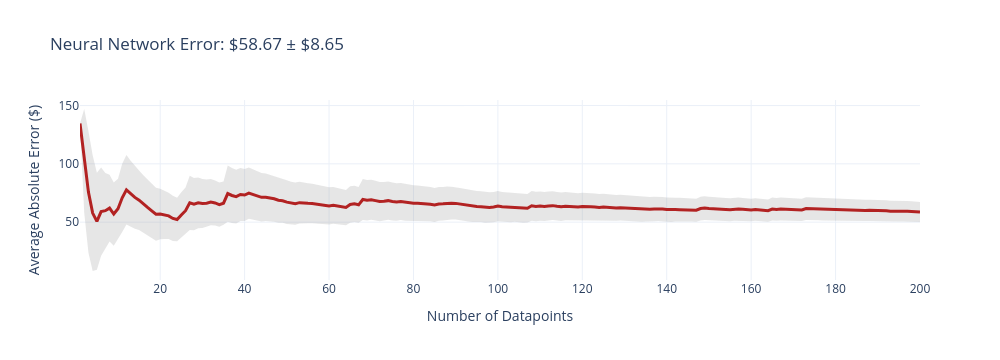
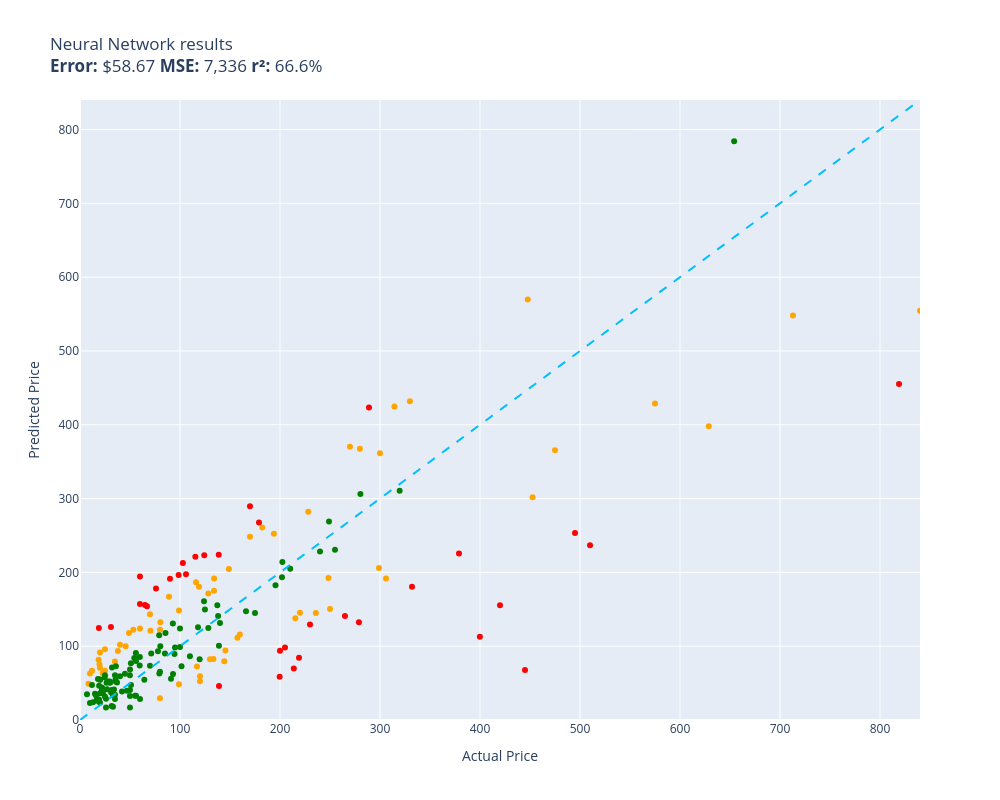

The notebook cell these images were saved under, in order:
### Code cell
evaluate(neural_network, test)

### Figure 1 — Plotly figure (JSON) as saved in the notebook; plotly's stock layout.template omitted (floating-point values rounded to 4 significant figures; data arrays with more than 128 entries replaced by an {"elided": "..."} marker saying what was removed)
{"data": [{"fill": "toself", "fillcolor": "rgba(128,128,128,0.2)", "hoverinfo": "skip", "line": {"color": "rgba(255,255,255,0)"}, "name": "95% CI", "showlegend": false, "type": "scatter", "x": {"elided": "400 int values"}, "y": {"elided": "400 float values"}}, {"customdata": {"elided": "200x1 float values"}, "hovertemplate": "n=%{x}<br>Avg Error=$%{y:,.2f}<br>±95% CI=$%{customdata[0]:,.2f}<extra></extra>", "line": {"color": "firebrick", "width": 3}, "mode": "lines", "name": "Cumulative Avg Error", "type": "scatter", "x": {"elided": "200 int values"}, "y": {"elided": "200 float values"}}], "layout": {"height": 360, "showlegend": false, "title": {"text": "Neural Network Error: $58.67 ± $8.65"}, "width": 1000, "xaxis": {"title": {"text": "Number of Datapoints"}}, "yaxis": {"title": {"text": "Average Absolute Error ($)"}}}}

### Figure 2 — Plotly figure (JSON) as saved in the notebook; plotly's stock layout.template omitted (floating-point values rounded to 4 significant figures)
{"data": [{"customdata": [["Old Blood Noise Excess V2 Distortion Cho...\nGuess=$84.35 Actual=$219.00"], ["RBC12-UPC Replacement Battery Cartridge ...\nGuess=$129.36 Actual=$229.99"], ["Metabo HPT 36V MultiVolt™ Cordless Rotar...\nGuess=$225.60 Actual=$379.00"], ["Bam Trekking 3027SB Single Black Clarine...\nGuess=$180.50 Actual=$332.00"], ["Mini PC, Kinupute Desktop Computer E3-12...\nGuess=$253.21 Actual=$495.00"], ["Aolemi Oil Rubbed Bronze Single Function...\nGuess=$196.35 Actual=$98.65"], ["Deco Mount Pro Tripod Microphone Stand w...\nGuess=$156.99 Actual=$59.95"], ["Scranton & Co 3 Drawer Mobile File Cabin...\nGuess=$221.19 Actual=$115.35"], ["Canon EOS Rebel T7 Digital SLR Camera wi...\nGuess=$455.20 Actual=$819.00"], ["Travelpro Platinum Elite Slim Business L...\nGuess=$69.71 Actual=$213.83"], ["JRready ST6313 DT Deutsch Connector Kit,...\nGuess=$58.57 Actual=$199.68"], ["DIMARZIO 204284 DP 163FBK Blues Bucker G...\nGuess=$191.45 Actual=$89.99"], ["Lighted Triangle Mirror Cabinet Bathroom...\nGuess=$67.77 Actual=$445.00"], ["BESTILL Wall Mounted Shower Faucet Set, ...\nGuess=$178.16 Actual=$76.00"], ["Engine Thermostat, Replace 19301-PAA-306...\nGuess=$124.66 Actual=$18.89"], ["Dell Optiplex 390 Desktop Computer i3 3....\nGuess=$223.18 Actual=$124.27"], ["LEGO Marvel Avengers War Machine Buster ...\nGuess=$194.30 Actual=$59.95"], ["Urth 62mm UV, Circular Polarizing (CPL),...\nGuess=$46.07 Actual=$139.00"], ["Canon Sure Shot 90u 35mm Date Camera\nGuess=$112.66 Actual=$399.89"], ["Wilkinson LOW GAUSS Vintage Tone Strat S...\nGuess=$126.02 Actual=$30.93"], ["Ibanez M510OVS Acoustic Mandolin in Vint...\nGuess=$289.46 Actual=$169.99"], ["GENUINE VOLVO THERMOSTAT (3.0, 3.2) S60 ...\nGuess=$212.63 Actual=$102.85"], ["Universal Power Group 12V 100Ah Sealed L...\nGuess=$93.67 Actual=$199.99"], ["18 Inch White Undermount Kitchen Sink - ...\nGuess=$267.42 Actual=$179.00"], ["UPR Mach 1 Chin Spoiler Fits 94-98 Musta...\nGuess=$155.64 Actual=$64.99"], ["SP Air Corporation SP-8102BU 1/4-Inch He...\nGuess=$98.28 Actual=$204.99"], ["Competition Clutch Disc and Pressure Pla...\nGuess=$236.74 Actual=$510.00"], ["APS iBoard (304 Stainless Steel Polished...\nGuess=$140.97 Actual=$264.95"], ["KUNFINE Android Radio CarPlay & Android ...\nGuess=$197.62 Actual=$106.00"], ["VIPMOTOZ Sequential Turn Signal Premium ...\nGuess=$132.56 Actual=$278.94"], ["Audio Techinca ATW-T1002 System 10 Handh...\nGuess=$423.39 Actual=$289.00"], ["Pacific Drums PDCM1618TTRB 16 x 18 Inche...\nGuess=$155.50 Actual=$419.99"], ["KZ ZS10 Pro in Ear Monitor Headphone KZ ...\nGuess=$154.10 Actual=$66.99"], ["Garmin 010-12402-10 GT15M-TM Transom-Mou...\nGuess=$223.79 Actual=$138.74"]], "hovertemplate": "%{customdata[0]}<extra></extra>", "legendgroup": "red", "marker": {"color": "red", "size": 6, "symbol": "circle"}, "mode": "markers", "name": "red", "orientation": "v", "showlegend": true, "type": "scatter", "x": [219.0, 230.0, 379.0, 332.0, 495.0, 98.65, 59.95, 115.3, 819.0, 213.8, 199.7, 89.99, 445.0, 76.0, 18.89, 124.3, 59.95, 139.0, 399.9, 30.93, 170.0, 102.8, 200.0, 179.0, 64.99, 205.0, 510.0, 264.9, 106.0, 278.9, 289.0, 420.0, 66.99, 138.7], "xaxis": "x", "y": [84.35, 129.4, 225.6, 180.5, 253.2, 196.3, 157.0, 221.2, 455.2, 69.71, 58.57, 191.5, 67.77, 178.2, 124.7, 223.2, 194.3, 46.07, 112.7, 126.0, 289.5, 212.6, 93.67, 267.4, 155.6, 98.28, 236.7, 141.0, 197.6, 132.6, 423.4, 155.5, 154.1, 223.8], "yaxis": "y"}, {"customdata": [["telpo Headlight Assembly Fit For 15 Camr...\nGuess=$186.52 Actual=$115.99"], ["SuppliesOutlet Compatible Toner Cartridg...\nGuess=$79.51 Actual=$144.29"], ["ACDelco GM Original Equipment FW339 Fron...\nGuess=$137.96 Actual=$215.33"], ["Pump Head TBVECHI 175PSI 4KW 5.5HP 21CFM...\nGuess=$431.78 Actual=$329.90"], ["Bam France 2002XL Contoured Hightech Bla...\nGuess=$547.99 Actual=$713.00"], ["PEMP E65 E66 CDC Simulate Optical Fiber ...\nGuess=$180.60 Actual=$119.00"], ["Intermatic PX300 12V 300W Transformer wi...\nGuess=$175.00 Actual=$134.00"], ["DEWALT 20V MAX* XR Impact Driver with Bl...\nGuess=$301.92 Actual=$452.53"], ["Clementoni 39132.5 Jigsaw Puzzle 1,000 P...\nGuess=$29.40 Actual=$79.95"], ["10GBase-LR SFP+ Transceiver, Handar 10GB...\nGuess=$91.31 Actual=$19.99"], ["GanFindX Portable Car Hand Controls for ...\nGuess=$115.78 Actual=$159.90"], ["Southwire 120V/15A Right Angle User Atta...\nGuess=$93.62 Actual=$37.87"], ["Dakota Alert MURS Alert Probe Sensor - M...\nGuess=$145.17 Actual=$219.99"], ["DALDED LED Light Kit for Lego Sonic Gree...\nGuess=$66.67 Actual=$24.99"], ["Wenger City Upgrade Laptop Backpack with...\nGuess=$94.26 Actual=$145.42"], ["3D Tree Hole Branches 075 Stair Risers D...\nGuess=$82.17 Actual=$129.99"], ["KOHLER 18865-CP Filtered Water Faucet, P...\nGuess=$365.56 Actual=$475.00"], ["Projector, CRAZVIEW Projector with WiFi ...\nGuess=$122.37 Actual=$53.40"], ["Diversitech WG840585 Motor, (Ddb) 1/3Hp,...\nGuess=$191.64 Actual=$134.12"], ["MC: Pindicator (Dual Intensity Amber)\nGuess=$102.09 Actual=$40.00"], ["Sumerain S1339CM Double Handle Widesprea...\nGuess=$145.07 Actual=$235.86"], ["Poison Spyder 10-08-020 Rocker Knocker\nGuess=$398.14 Actual=$628.76"], ["Trail Gear Twin Stick Kit for Top Shift ...\nGuess=$367.42 Actual=$279.92"], ["Neporal Full Spectrum Light Bulb, 6000K ...\nGuess=$81.49 Actual=$18.59"], ["Pidoko Kids Train Table, Grey with 90 Pc...\nGuess=$52.45 Actual=$119.97"], ["Satco S9596, 4 Count (Pack of 1), 4.18\nGuess=$66.75 Actual=$12.00"], ["Marvel Legends Series X-Men 6-Inch Archa...\nGuess=$48.32 Actual=$98.95"], ["ANZO USA 111207 GMC SIERRA 99-06 / YUKON...\nGuess=$260.87 Actual=$182.28"], ["Kingston Brass KS269SN Kingston Clawfoot...\nGuess=$191.87 Actual=$305.99"], ["EMART Photography C Stand with Boom Arm,...\nGuess=$59.37 Actual=$119.99"], ["KOHLER K-1185540-CP Assembly-Slider\nGuess=$100.07 Actual=$45.67"], ["KS K-STORM Replacement Silicone Mushroom...\nGuess=$49.01 Actual=$8.50"], ["Pioneer 2AM401-BN Two Handle Kitchen Fau...\nGuess=$282.17 Actual=$228.22"], ["Grey Pneumatic 1311SD Impact Socket Set\nGuess=$111.36 Actual=$157.43"], ["Aeromotive 13304 Regulator, X1 Adjustabl...\nGuess=$370.31 Actual=$269.95"], ["Walker Exhaust Ultra EPA 16478 Direct Fi...\nGuess=$428.80 Actual=$574.99"], ["4pc Wheel Spacers Adapters 4\" (2inch Per...\nGuess=$72.41 Actual=$116.95"], ["Royal Designs, Inc. Decorative Abundant ...\nGuess=$95.81 Actual=$24.95"], ["Mikrotik RB3011UIAS-RM RouterBOARD 10xGi...\nGuess=$206.00 Actual=$299.00"], ["AC Compressor & A/C Kit For BMW 335i 335...\nGuess=$424.67 Actual=$314.41"], ["Chalkboard Name Badges with Magnetic Bac...\nGuess=$70.84 Actual=$19.95"], ["CradlePoint Compact Broadband Router (CB...\nGuess=$167.03 Actual=$89.00"], ["Pyle Wireless Rear View Backup Camera - ...\nGuess=$120.87 Actual=$70.45"], ["Auertech Portable Washing Machine, 14lbs...\nGuess=$148.36 Actual=$98.99"], ["Skullcandy Hesh Evo Bluetooth Headphones...\nGuess=$143.36 Actual=$69.99"], ["ROHL WSGUM3018WH Wire Sink Grids, White\nGuess=$171.52 Actual=$128.28"], ["Music Hall pa15.3 MM/MC Phono Preamplifi...\nGuess=$150.49 Actual=$250.00"], ["Diversitech UC2436-3 Ultralite Condenser...\nGuess=$132.32 Actual=$80.39"], ["Lorell Bell Chair Glide, 2.5\", Black\nGuess=$75.15 Actual=$19.50"], ["4 Inches Rolled Muffler Tip Catback Exha...\nGuess=$252.18 Actual=$193.88"], ["A-Premium Front Suspension Steering Knuc...\nGuess=$117.95 Actual=$48.99"], ["Dell XPS 13 9343-2727SLV 13.3\" Full HD S...\nGuess=$554.57 Actual=$839.99"], ["Steering Wheel, Carbon Fiber Automotive ...\nGuess=$569.70 Actual=$447.74"], ["Replacement Remote Control fit for Sony ...\nGuess=$63.14 Actual=$9.99"], ["Star Wars Die-Cast Metal TITANIUM Series...\nGuess=$63.76 Actual=$22.70"], ["Vinyl Soft Top Roll-up Adjustable Truck ...\nGuess=$204.61 Actual=$148.88"], ["HP Laserjet 2100 Laser Printer W/Test Pr...\nGuess=$361.39 Actual=$299.98"], ["PowerSport Front Rear Brakes and Rotors ...\nGuess=$192.26 Actual=$248.51"], ["Targus CityGear Durable Backpack, Black,...\nGuess=$82.50 Actual=$133.43"], ["Fender Hendrix Voodoo Child Coiled Instr...\nGuess=$123.98 Actual=$59.99"], ["Jada Toys Ryan's World Combo Panda Airli...\nGuess=$79.38 Actual=$34.94"], ["MonMount Triple Monitor Stand Freestandi...\nGuess=$122.16 Actual=$79.99"], ["Xiaomi Redmi 10 2022 NFC 4G LTE (128GB +...\nGuess=$248.35 Actual=$169.99"]], "hovertemplate": "%{customdata[0]}<extra></extra>", "legendgroup": "orange", "marker": {"color": "orange", "size": 6, "symbol": "circle"}, "mode": "markers", "name": "orange", "orientation": "v", "showlegend": true, "type": "scatter", "x": [116.0, 144.3, 215.3, 329.9, 713.0, 119.0, 134.0, 452.5, 79.95, 19.99, 159.9, 37.87, 220.0, 24.99, 145.4, 130.0, 475.0, 53.4, 134.1, 40.0, 235.9, 628.8, 279.9, 18.59, 120.0, 12.0, 98.95, 182.3, 306.0, 120.0, 45.67, 8.5, 228.2, 157.4, 269.9, 575.0, 117.0, 24.95, 299.0, 314.4, 19.95, 89.0, 70.45, 98.99, 69.99, 128.3, 250.0, 80.39, 19.5, 193.9, 48.99, 840.0, 447.7, 9.99, 22.7, 148.9, 300.0, 248.5, 133.4, 59.99, 34.94, 79.99, 170.0], "xaxis": "x", "y": [186.5, 79.51, 138.0, 431.8, 548.0, 180.6, 175.0, 301.9, 29.4, 91.31, 115.8, 93.62, 145.2, 66.67, 94.26, 82.17, 365.6, 122.4, 191.6, 102.1, 145.1, 398.1, 367.4, 81.49, 52.45, 66.75, 48.32, 260.9, 191.9, 59.37, 100.1, 49.01, 282.2, 111.4, 370.3, 428.8, 72.41, 95.81, 206.0, 424.7, 70.84, 167.0, 120.9, 148.4, 143.4, 171.5, 150.5, 132.3, 75.15, 252.2, 117.9, 554.6, 569.7, 63.14, 63.76, 204.6, 361.4, 192.3, 82.5, 124.0, 79.38, 122.2, 248.4], "yaxis": "y"}, {"customdata": [["NewPower99 Battery Kit for Samsung Galax...\nGuess=$32.74 Actual=$54.95"], ["EXMAX NG-10X Fresnel Lens Focusing Adapt...\nGuess=$73.62 Actual=$69.98"], ["Stand for Raven Pro Document Scanner - P...\nGuess=$52.31 Actual=$29.85"], ["8544771 Dryer Heating Element, 279816 Th...\nGuess=$52.11 Actual=$35.74"], ["46mm Digital Pro High-Resolution Close-U...\nGuess=$54.57 Actual=$19.99"], ["Innovative Percussion CB-6 Chamois Bass ...\nGuess=$83.91 Actual=$54.32"], ["Panasonic KX-TG6511B DECT 6.0 PLUS Expan...\nGuess=$114.76 Actual=$79.20"], ["LOVE MEI Galaxy S10 Lite Case, Military ...\nGuess=$18.07 Actual=$32.98"], ["GJY Portable TV,10.6 inch Mini TV for AT...\nGuess=$63.06 Actual=$79.36"], ["LD Products Compatible Toner Cartridge R...\nGuess=$40.79 Actual=$49.98"], ["APS iBoard 6-inch Aluminum (Black Powder...\nGuess=$204.87 Actual=$210.23"], ["CORSAIR Dominator Platinum RGB 32GB (2x1...\nGuess=$160.80 Actual=$124.00"], ["HK SYSTEMS 13\" Heavy Duty Black \"Push\" O...\nGuess=$90.14 Actual=$84.95"], ["SKB iSeries 3i-13096-6KP Case for BlackM...\nGuess=$144.94 Actual=$174.99"], ["June Garden 12\" Sweet Dolly Charlotte - ...\nGuess=$55.02 Actual=$19.99"], ["KOMPUTERBAY 4GB 2X 2GB DDR2 1066MHz PC2-...\nGuess=$100.07 Actual=$80.34"], ["Evergreen HSHB2005 Cylinder Head Gasket ...\nGuess=$73.80 Actual=$59.69"], ["Task T24287 Roman Ogee Router Bit with 1...\nGuess=$90.63 Actual=$55.88"], ["15\" Locking Shower Head Extension Arm in...\nGuess=$65.40 Actual=$79.95"], ["Mylites+ Standard Comic Book Mylar Sleev...\nGuess=$60.64 Actual=$34.99"], ["Tidal Front + Rear Fender Flares 4PC Poc...\nGuess=$230.67 Actual=$254.99"], ["152MM Hole Saws M42 Bi-Metal High Speed ...\nGuess=$55.70 Actual=$17.99"], ["Baseball Backpacks Large 18 Inch Bookbag...\nGuess=$40.50 Actual=$31.77"], ["AUTOFREE LED Tail Lights Assembly Compat...\nGuess=$193.34 Actual=$201.99"], ["Adams Check Payment and Deposit Register...\nGuess=$54.59 Actual=$35.49"], ["Fjallraven, Kanken Laptop 15\" Backpack f...\nGuess=$82.31 Actual=$119.65"], ["Retevis RT68 Soft Earhook Walkie Talkie ...\nGuess=$34.81 Actual=$6.99"], ["Evan-Fischer Front Bumper Cover Compatib...\nGuess=$214.17 Actual=$202.38"], ["Laisomeke Waterproof Junction Box, Unive...\nGuess=$47.47 Actual=$11.99"], ["Webcem Solar Shed Light Outdoor Indoor, ...\nGuess=$93.08 Actual=$77.96"], ["Festool 492370 Platin 2 S1000 Grit 6-Inc...\nGuess=$55.86 Actual=$91.00"], ["Western Digital Enterprise RE4-GP 2TB SA...\nGuess=$86.28 Actual=$109.95"], ["VLAND LED Smoked Taillights Compatible F...\nGuess=$228.34 Actual=$239.99"], ["PM Auto Front Right Quick Complete Strut...\nGuess=$149.78 Actual=$124.94"], ["Tablet PC Cover Compatible with Lenovo T...\nGuess=$18.87 Actual=$31.61"], ["Miyaya@ Funny Animal Masks Collection fo...\nGuess=$26.17 Actual=$16.99"], ["Ultra Duster Canned Air Net 10 Oz 6-Pack\nGuess=$60.48 Actual=$49.90"], ["Beck/Arnley 0421945 Air Filter\nGuess=$72.71 Actual=$35.87"], ["IQShield Screen Protector Compatible wit...\nGuess=$23.00 Actual=$9.95"], ["Liberty Imports 12 Pack: US Military Toy...\nGuess=$28.04 Actual=$16.98"], ["Ceramic Talavera Mexican Tile 4x4\", 9 Pi...\nGuess=$50.60 Actual=$29.95"], ["Intrepid International Dressage Letters-...\nGuess=$41.56 Actual=$26.99"], ["KUNN Small Electrician Tool Pouch Utilit...\nGuess=$41.12 Actual=$21.99"], ["Trim Kit for 2-handle Shower & Tub Valve...\nGuess=$98.27 Actual=$94.99"], ["iPhone 12/12 Pro Nicaragua Guardabarranc...\nGuess=$23.48 Actual=$19.97"], ["Replacement Remote Control for PANASONIC...\nGuess=$28.41 Actual=$34.95"], ["LSSAGOON Backpack for Women Teen Kids Gi...\nGuess=$41.18 Actual=$33.99"], ["4LT LUMINETTE Vanity Opal GLS BSN\nGuess=$98.98 Actual=$99.99"], ["GE RPWF SmartWater Comparable Refrigerat...\nGuess=$50.80 Actual=$36.99"], ["MGP Caliper Covers 39011SACURD Red Powde...\nGuess=$268.83 Actual=$249.00"], ["LSI Broadcom SAS 9300-8i 8-port 12Gb/s S...\nGuess=$125.51 Actual=$118.00"], ["NewFantasia Replacement Audio Cable with...\nGuess=$37.49 Actual=$31.00"], ["MONOCARBON Forged Carbon Fiber Case for ...\nGuess=$28.29 Actual=$59.99"], ["DuraGo 29515020 Front Hub Assembly\nGuess=$124.75 Actual=$128.34"], ["MXR Carbon Copy Deluxe Analog Delay Guit...\nGuess=$182.68 Actual=$195.50"], ["Berta (6 Pieces) 1-1/4 inch Overlay, 90 ...\nGuess=$57.66 Actual=$24.66"], ["Linkloos Solar Street Lights Outdoor Wat...\nGuess=$80.02 Actual=$55.99"], ["USB Charger, CIVIE High Speed 60W Multip...\nGuess=$33.37 Actual=$15.99"], ["Cardone 84-58642 New HEI Electronic Dist...\nGuess=$147.42 Actual=$165.99"], ["Hp Pavilion P7-1257c Motherboard Aahd3-h...\nGuess=$85.52 Actual=$59.86"], ["Kastar Battery Pack Replacement for Sony...\nGuess=$36.22 Actual=$19.99"], ["New Replacement seat cover fits Yamaha M...\nGuess=$100.44 Actual=$138.95"], ["Amana Tool - SC587 Carbide Tipped 3-Wing...\nGuess=$90.00 Actual=$71.23"], ["Evan Fischer Radiator Cooling Fan Assemb...\nGuess=$155.50 Actual=$137.34"], ["ECCPP Power Steering Pump for 2009-2010 ...\nGuess=$117.87 Actual=$85.48"], ["AZX Stylus Pencil for Apple iPad Pro 202...\nGuess=$51.19 Actual=$29.99"], ["Raspberry Pi 3 Model B+ Aluminum Case Me...\nGuess=$35.49 Actual=$14.99"], ["ASUS VY279HE-W 27” 1080P Monitor - White...\nGuess=$140.89 Actual=$138.10"], ["LCD Screen for Dell Inspiron 17R 17.3\" H...\nGuess=$54.48 Actual=$64.37"], ["CTLAMP XL-2100 Professional Quality XL-2...\nGuess=$71.03 Actual=$32.00"], ["200 ' feet True 14 Gauge AWG CCA Speaker...\nGuess=$62.71 Actual=$44.95"], ["200 Couples Conversation Cards - Enjoy B...\nGuess=$33.53 Actual=$32.97"], ["The Puppet Company - Carpet-Unicorn, Whi...\nGuess=$27.70 Actual=$19.00"], ["KYX Racing Hardened Steel Center Drive S...\nGuess=$39.64 Actual=$46.99"], ["StonKraft Brass Chess Board Game Set wit...\nGuess=$131.48 Actual=$140.00"], ["Baumgartens Sicurix Blank PVC ID Cards (...\nGuess=$46.34 Actual=$19.11"], ["OEM Samsung Remote Control Shipped with ...\nGuess=$32.74 Actual=$56.00"], ["Venom Power Terra Hunter R/T+ R/T All-Te...\nGuess=$310.43 Actual=$319.65"], ["Custom Engagement Logo Desk Embosser Sea...\nGuess=$32.45 Actual=$49.95"], ["520 Pieces Christmas Envelope Seal Stick...\nGuess=$16.95 Actual=$25.99"], ["LD Compatible Ink Cartridge Replacement ...\nGuess=$38.68 Actual=$41.99"], ["BestPricedDecals Wine A BIT, You'll Feel...\nGuess=$24.10 Actual=$12.98"], ["VATOS 4 Packs Bubble Machine Gun for Kid...\nGuess=$36.21 Actual=$22.88"], ["BXYJY for Samsung Galaxy Z Fold 3 Case w...\nGuess=$17.07 Actual=$49.99"], ["VONADO Space Wars Colonial Viper MK1 Bui...\nGuess=$59.14 Actual=$39.99"], ["Disney Princess Sparkling Princess Sleep...\nGuess=$60.71 Actual=$24.95"], ["sabermaster TCG Playmat yugioh playmat T...\nGuess=$37.42 Actual=$21.99"], ["DuraGo BR5330 Front Vented Disc Brake Ro...\nGuess=$72.79 Actual=$101.51"], ["Glovion Music Stand Light, Clip On Piano...\nGuess=$52.02 Actual=$27.99"], ["Samsung DA97-07603B Freezer Ice Maker As...\nGuess=$62.23 Actual=$93.02"], ["Intex River Run Connect Lounge (Four)\nGuess=$89.53 Actual=$94.49"], ["Blanco 230966 Valea Stainless Steel Sink...\nGuess=$130.77 Actual=$92.88"], ["Empava 24\" Single Wall Ovens 10 Cooking ...\nGuess=$784.01 Actual=$654.14"], ["Think Gizmos Build Your Own Robot Toys f...\nGuess=$31.83 Actual=$24.95"], ["Viola Bow 4/4 Full Size Carbon Fiber (Bl...\nGuess=$68.26 Actual=$49.99"], ["VTech Strum and Jam Kidi Musical Guitar ...\nGuess=$44.16 Actual=$21.99"], ["W11130208 W10695459 Refrigerator LED Mod...\nGuess=$50.39 Actual=$26.59"], ["Pyle 2x120 Watt Home Audio Speaker Power...\nGuess=$76.88 Actual=$50.92"], ["STICKGOO Peel and Stick Backsplash for K...\nGuess=$34.37 Actual=$34.99"], ["Fitness Center Gym Room Weight Train Dua...\nGuess=$124.00 Actual=$99.99"], ["For Volvo C70 S70 V70 V40 S40 AC Compres...\nGuess=$306.04 Actual=$280.41"], ["Refresh NSF-53 Premium Replacement Refri...\nGuess=$47.43 Actual=$50.99"], ["NICKSTON Red Sparkling Glitter Slim Band...\nGuess=$28.83 Actual=$25.99"]], "hovertemplate": "%{customdata[0]}<extra></extra>", "legendgroup": "green", "marker": {"color": "green", "size": 6, "symbol": "circle"}, "mode": "markers", "name": "green", "orientation": "v", "showlegend": true, "type": "scatter", "x": [54.95, 69.98, 29.85, 35.74, 19.99, 54.32, 79.2, 32.98, 79.36, 49.98, 210.2, 124.0, 84.95, 175.0, 19.99, 80.34, 59.69, 55.88, 79.95, 34.99, 255.0, 17.99, 31.77, 202.0, 35.49, 119.7, 6.99, 202.4, 11.99, 77.96, 91.0, 110.0, 240.0, 124.9, 31.61, 16.99, 49.9, 35.87, 9.95, 16.98, 29.95, 26.99, 21.99, 94.99, 19.97, 34.95, 33.99, 99.99, 36.99, 249.0, 118.0, 31.0, 59.99, 128.3, 195.5, 24.66, 55.99, 15.99, 166.0, 59.86, 19.99, 138.9, 71.23, 137.3, 85.48, 29.99, 14.99, 138.1, 64.37, 32.0, 44.95, 32.97, 19.0, 46.99, 140.0, 19.11, 56.0, 319.6, 49.95, 25.99, 41.99, 12.98, 22.88, 49.99, 39.99, 24.95, 21.99, 101.5, 27.99, 93.02, 94.49, 92.88, 654.1, 24.95, 49.99, 21.99, 26.59, 50.92, 34.99, 99.99, 280.4, 50.99, 25.99], "xaxis": "x", "y": [32.74, 73.62, 52.31, 52.11, 54.57, 83.91, 114.8, 18.07, 63.06, 40.79, 204.9, 160.8, 90.14, 144.9, 55.02, 100.1, 73.8, 90.63, 65.4, 60.64, 230.7, 55.7, 40.5, 193.3, 54.59, 82.31, 34.81, 214.2, 47.47, 93.08, 55.86, 86.28, 228.3, 149.8, 18.87, 26.17, 60.48, 72.71, 23.0, 28.04, 50.6, 41.56, 41.12, 98.27, 23.48, 28.41, 41.18, 98.98, 50.8, 268.8, 125.5, 37.49, 28.29, 124.8, 182.7, 57.66, 80.02, 33.37, 147.4, 85.52, 36.22, 100.4, 90.0, 155.5, 117.9, 51.19, 35.49, 140.9, 54.48, 71.03, 62.71, 33.53, 27.7, 39.64, 131.5, 46.34, 32.74, 310.4, 32.45, 16.95, 38.68, 24.1, 36.21, 17.07, 59.14, 60.71, 37.42, 72.79, 52.02, 62.23, 89.53, 130.8, 784.0, 31.83, 68.26, 44.16, 50.39, 76.88, 34.37, 124.0, 306.0, 47.43, 28.83], "yaxis": "y"}, {"hoverinfo": "skip", "line": {"color": "deepskyblue", "dash": "dash", "width": 2}, "mode": "lines", "name": "y = x", "showlegend": false, "type": "scatter", "x": [0, 840.0], "y": [0, 840.0]}], "layout": {"height": 800, "legend": {"title": {"text": "color"}, "tracegroupgap": 0}, "showlegend": false, "title": {"text": "Neural Network results<br><b>Error:</b> $58.67 <b>MSE:</b> 7,336 <b>r²:</b> 66.6%"}, "width": 1000, "xaxis": {"anchor": "y", "domain": [0, 1], "range": [0, 840.0], "title": {"text": "Actual Price"}}, "yaxis": {"anchor": "x", "domain": [0, 1], "range": [0, 840.0], "title": {"text": "Predicted Price"}}}}
